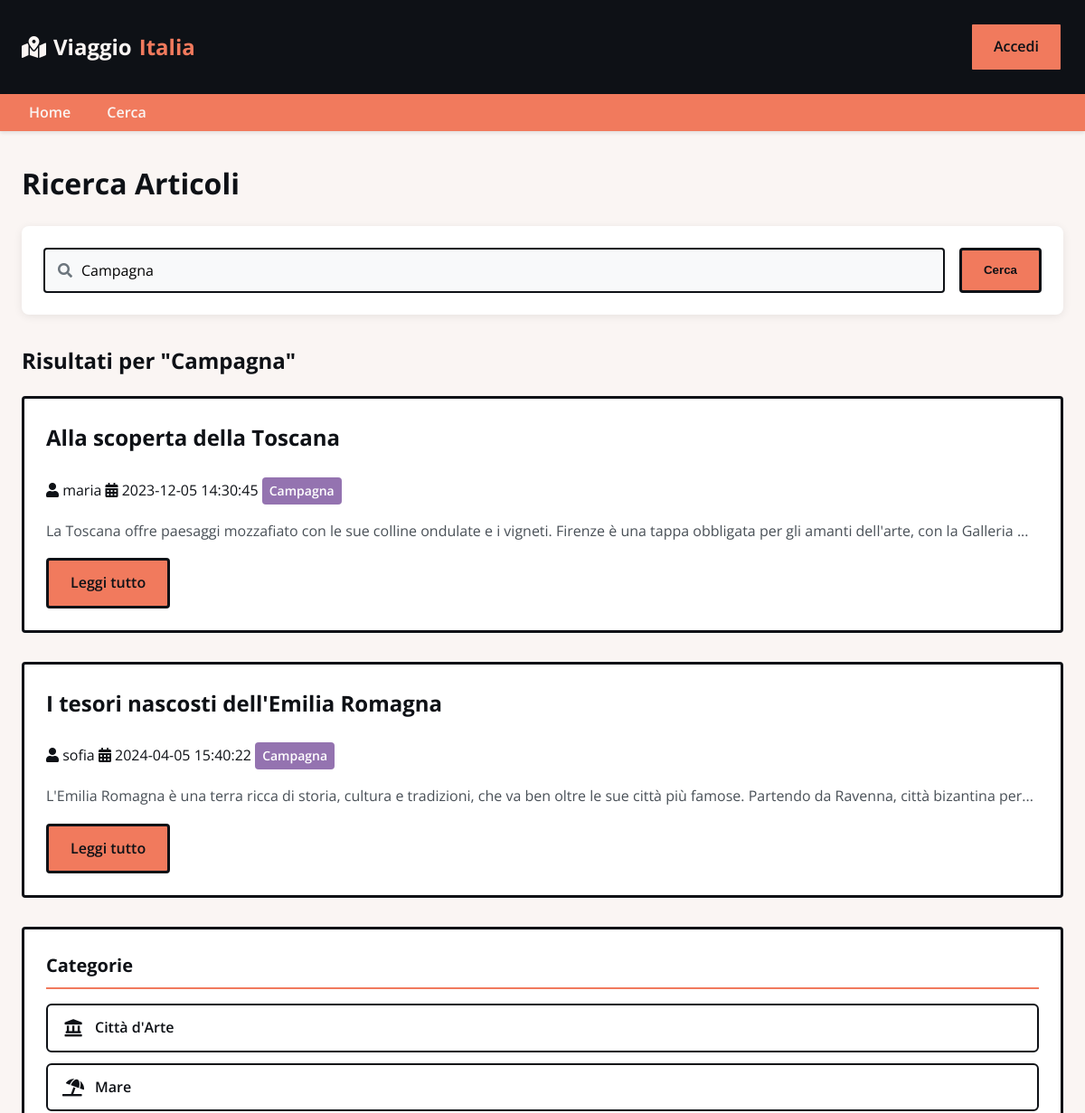
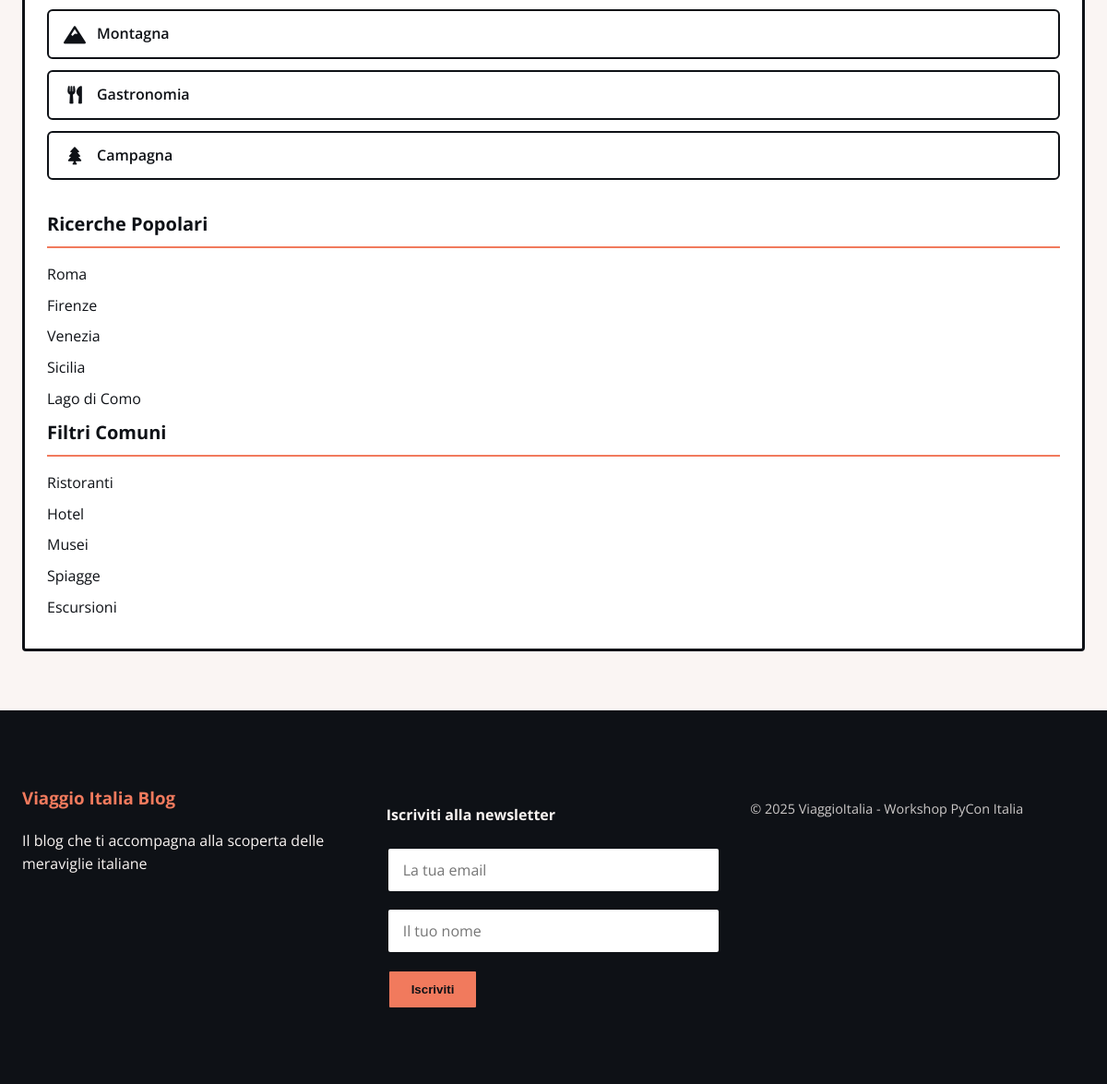
Screenshot of /search?q=Campagna with the database file from the repository (2 pictures, top to bottom).
### tables this page shows
CREATE TABLE blog_posts (
  id INTEGER PRIMARY KEY AUTOINCREMENT,
  title TEXT NOT NULL,
  content TEXT NOT NULL,
  author_id INTEGER NOT NULL,
  image_url TEXT,
  publish_date TIMESTAMP DEFAULT CURRENT_TIMESTAMP,
  category TEXT,
  FOREIGN KEY (author_id) REFERENCES users (id)
);

CREATE TABLE users (
  id INTEGER PRIMARY KEY AUTOINCREMENT,
  username TEXT UNIQUE NOT NULL,
  password TEXT NOT NULL,
  email TEXT UNIQUE NOT NULL,
  profile_bio TEXT,
  is_admin INTEGER DEFAULT 0,
  created_at TIMESTAMP DEFAULT CURRENT_TIMESTAMP
);

### app.py (the view)
@app.route('/search')
def search():
    search_term = request.args.get('q', '')
    db = get_db()
    if search_term:
        if search_term in ["Città d'Arte", "Mare", "Montagna", "Gastronomia", "Campagna"]:
            posts = db.execute("SELECT blog_posts.*, users.username FROM blog_posts JOIN users ON blog_posts.author_id = users.id WHERE blog_posts.category = ?",
                              [search_term]).fetchall()
        else:
            query = f"SELECT blog_posts.*, users.username FROM blog_posts JOIN users ON blog_posts.author_id = users.id WHERE blog_posts.title LIKE '%{search_term}%' OR blog_posts.content LIKE '%{search_term}%' OR blog_posts.category LIKE '%{search_term}%'"
            posts = db.execute(query).fetchall()
    else:
        posts = []
    return render_template('search.html', posts=posts, search_term=search_term)

### app.py (called while the page is built)
def get_db():
    if 'db' not in g:
        g.db = sqlite3.connect(app.config['DATABASE'])
        g.db.row_factory = sqlite3.Row
    return g.db

### templates/search.html (shortened to what this page needs)
{% extends 'layout.html' %}
{% block content %}
<div class="grid">
    <div class="main-content">
        <h1>Ricerca Articoli</h1>
        <div class="search-box">
            <form action="{{ url_for('search') }}" method="GET" class="search-form">
                <div class="search-input-group">
                    <i class="fas fa-search search-icon"></i>
                    <input type="text" name="q" class="form-control search-input"
                           placeholder="Cerca destinazioni, attività, consigli..."
                           value="{{ search_term }}">
                </div>
                <button type="submit" class="btn btn-primary">Cerca</button>
            </form>
        </div>
        {% if search_term %}
            <h2>Risultati per "{{ search_term | safe }}"</h2>
            {% if posts %}
                {% for post in posts %}
                    <div class="card">
                        <div class="card-body">
                            <h3 class="card-title">{{ post.title }}</h3>
                            <div class="card-meta">
                                <span><i class="fas fa-user"></i> {{ post.username }}</span>
                                <span><i class="fas fa-calendar-alt"></i> {{ post.publish_date }}</span>
                                {% if post.category %}
                                    <span class="workshop-badge">{{ post.category }}</span>
                                {% endif %}
                            </div>
                            <p class="card-text">
                                {{ post.content[:150] }}{% if post.content|length > 150 %}...{% endif %}
                            </p>
                            <a href="{{ url_for('view_post', post_id=post.id) }}" class="btn btn-primary">Leggi tutto</a>
                        </div>
                    </div>
                {% endfor %}
            {% else %}
                <div class="alert alert-warning">
                    Nessun risultato trovato per "{{ search_term }}". Prova con altre parole chiave.
                </div>
            {% endif %}
        {% endif %}
    </div>
    <div class="sidebar">
        <h3 class="sidebar-title">Categorie</h3>
        <div class="category-list">
            <a href="{{ url_for('search', q='Città d\'Arte') }}" class="category-item">
                <i class="fas fa-landmark"></i> Città d'Arte
            </a>
            <a href="{{ url_for('search', q='Mare') }}" class="category-item">
                <i class="fas fa-umbrella-beach"></i> Mare
            </a>
            <a href="{{ url_for('search', q='Montagna') }}" class="category-item">
                <i class="fas fa-mountain"></i> Montagna
            </a>
            <a href="{{ url_for('search', q='Gastronomia') }}" class="category-item">
                <i class="fas fa-utensils"></i> Gastronomia
            </a>
            <a href="{{ url_for('search', q='Campagna') }}" class="category-item">
                <i class="fas fa-tree"></i> Campagna
            </a>
        </div>
        <h3 class="sidebar-title">Ricerche Popolari</h3>
        <ul class="sidebar-list">
            <li><a href="{{ url_for('search', q='Roma') }}">Roma</a></li>
            <li><a href="{{ url_for('search', q='Firenze') }}">Firenze</a></li>
            <li><a href="{{ url_for('search', q='Venezia') }}">Venezia</a></li>
            <li><a href="{{ url_for('search', q='Sicilia') }}">Sicilia</a></li>
            <li><a href="{{ url_for('search', q='Lago di Como') }}">Lago di Como</a></li>
        </ul>
        <h3 class="sidebar-title">Filtri Comuni</h3>
        <ul class="sidebar-list">
            <li><a href="{{ url_for('search', q='ristoranti') }}">Ristoranti</a></li>
            <li><a href="{{ url_for('search', q='hotel') }}">Hotel</a></li>
            <li><a href="{{ url_for('search', q='musei') }}">Musei</a></li>
            <li><a href="{{ url_for('search', q='spiagge') }}">Spiagge</a></li>
            <li><a href="{{ url_for('search', q='escursioni') }}">Escursioni</a></li>
        </ul>
    </div>
</div>
{% endblock %}

### static/stile_PyCon.css (style rules this page uses)
:root { --pycon-dark: #0E1116; --pycon-light: #FAF5F3; --pycon-blue: #79CDE0; --pycon-orange: #F17A5D; --pycon-purple: #9473B0; --pycon-neutral: #538AD4; }
*, *::before, *::after { box-sizing: border-box; }
body { font-family: 'Open Sans', sans-serif; line-height: 1.6; color: var(--pycon-dark); background-color: var(--pycon-light); margin: 0; padding: 0; }
.card { background: #fff; border: 3px solid var(--pycon-dark); border-radius: 4px; margin-bottom: 2rem; overflow: hidden; }
.card-body { padding: 1.5rem; }
.card-title { margin-top: 0; font-size: 1.5rem; color: var(--pycon-dark); }
.card-text { color: #495057; line-height: 1.7; }
.form-control { width: 100%; padding: 0.75rem 1rem; border: 2px solid var(--pycon-dark); border-radius: 4px; font-family: inherit; font-size: 1rem; transition: border-color 0.3s; box-sizing: border-box; max-width: 100%; }
.btn { display: inline-block; padding: 0.75rem 1.5rem; font-weight: 600; text-align: center; text-decoration: none; border-radius: 4px; border: 3px solid var(--pycon-dark); transition: all 0.3s ease; cursor: pointer; }
.btn-primary { background-color: var(--pycon-orange); color: var(--pycon-dark); border-color: var(--pycon-dark); }
.sidebar { background-color: #fff; border: 3px solid var(--pycon-dark); border-radius: 4px; padding: 1.5rem; }
.sidebar-title { margin-top: 0; color: var(--pycon-dark); font-size: 1.25rem; border-bottom: 2px solid var(--pycon-orange); padding-bottom: 0.5rem; margin-bottom: 1rem; }
.sidebar-list { list-style: none; padding: 0; margin: 0; }
.sidebar-list li { margin-bottom: 0.5rem; }
.sidebar-list a { color: var(--pycon-dark); text-decoration: none; transition: color 0.3s; }
.workshop-badge { display: inline-block; background-color: var(--pycon-purple); color: white; padding: 0.25rem 0.5rem; border-radius: 4px; font-weight: 600; font-size: 0.875rem; margin-right: 0.5rem; }
.search-box { background-color: #fff; padding: 1.5rem; border-radius: 8px; box-shadow: 0 2px 10px rgba(0,0,0,0.08); margin-bottom: 2rem; }
.search-form { display: flex; gap: 1rem; }
.search-input-group { flex: 1; position: relative; }
.search-icon { position: absolute; left: 1rem; top: 50%; transform: translateY(-50%); color: #6c757d; }
.search-input { padding-left: 2.5rem !important; background-color: #f8f9fa; transition: all 0.3s; }
.category-list { display: flex; flex-direction: column; gap: 0.75rem; margin-bottom: 2rem; }
.category-item { display: flex; align-items: center; gap: 0.75rem; padding: 0.75rem 1rem; background-color: white; color: var(--pycon-dark); border: 2px solid var(--pycon-dark); border-radius: 6px; text-decoration: none; font-weight: 600; transition: all 0.2s ease; }
.category-item i { font-size: 1.2rem; width: 1.5rem; text-align: center; }

### rows the page displays
blog_posts: title "Alla scoperta della Toscana", username "maria", publish_date "2023-12-05 14:30:45", category "Campagna", content "La Toscana offre paesaggi mozzafiato con le sue colline ondulate e i vigneti. Firenze è una tappa obbligata per gli amanti dell'arte, con la Galleria"
blog_posts: title "I tesori nascosti dell'Emilia Romagna", username "sofia", publish_date "2024-04-05 15:40:22", category "Campagna", content "L'Emilia Romagna è una terra ricca di storia, cultura e tradizioni, che va ben oltre le sue città più famose. Partendo da Ravenna, città bizantina per"

### other values shown
{{ search_term | safe }} "Campagna"
